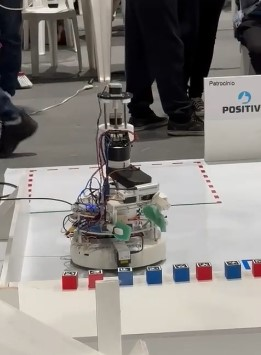
#> input picture fotos/captura1.jpg, 261 x 355 px
$ python Anotacoes3_Thresholdings.py
#> lines starting #> are read from the running program, lines starting #| are printed output that depends on the picture; after the words box and inside, x2 and y2 are one past the last pixel; in counts of white or black regions, pixels touching at a corner belong together
import os
import cv2

img = cv2.imread(os.path.join('.', 'fotos', 'captura1.jpg'))
#> img is the input picture: shape (355, 261, 3); mean B, G, R 128.3, 132, 136.2


img_gray = cv2.cvtColor(img, cv2.COLOR_BGR2GRAY) #converte cores de uma para outra
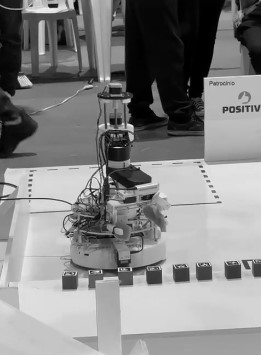
#> img_gray: shape (355, 261); min 0, max 243, mean 132.8

ret, thresh = cv2.threshold(img_gray, 80, 255, cv2.THRESH_BINARY)
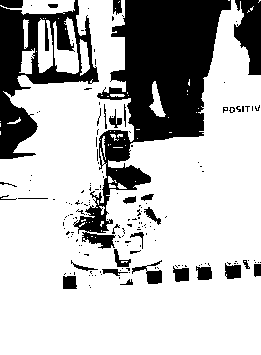
#> thresh: shape (355, 261); 73.3% white; 170 black regions (140 under 20 px), largest, box (x1, y1, x2, y2) and area: (73, 0, 231, 249) 14501, (0, 0, 99, 159) 6005, (234, 0, 261, 75) 1392

cv2.imshow('img', img)
cv2.imshow('thresh', thresh)
cv2.imshow('img_gray', img_gray)

cv2.waitKey(0)
